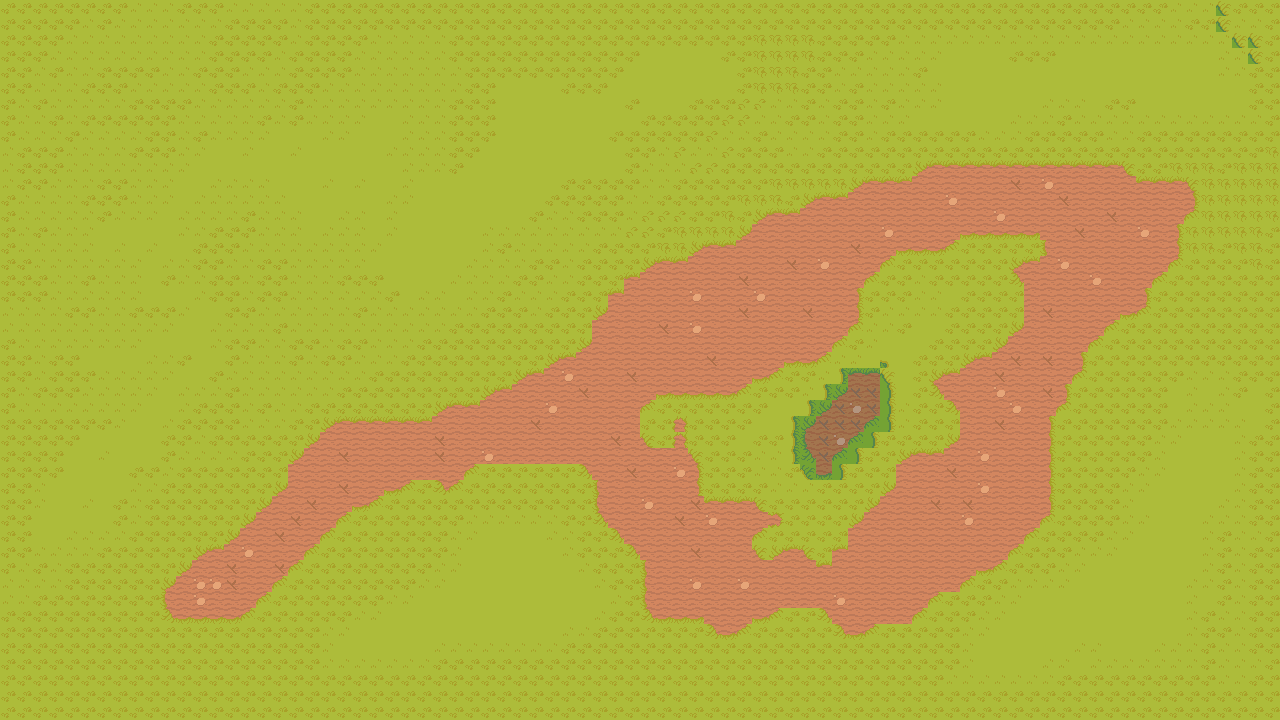

Rendered tile map (Tiled .tmx) drawn with the repository's tilesets; below, a short description and the map source with its tile grids summarised:
An orthogonal 80x45 tile map with 16x16 px tiles, 1 tile layer (Rutlager 1).

<map version="1.10" tiledversion="1.11.0" orientation="orthogonal" renderorder="right-down" width="80" height="45" tilewidth="16" tileheight="16" infinite="0" nextlayerid="4" nextobjectid="1">
 <tileset firstgid="1" source="tileset_floor2.tsx" />
 <layer id="1" name="Rutlager 1" width="80" height="45">
  <data>[3600 cells, 3600 non-empty, 32 distinct tile ids]</data>
 </layer>
</map>
